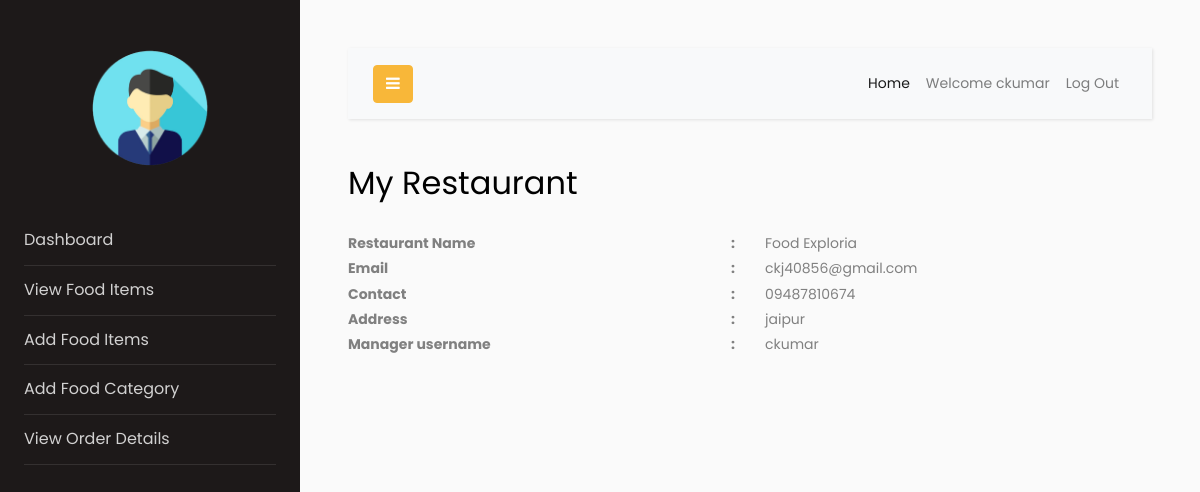
/manager/myrestaurant.php (signed in), run on the app's committed database.
### tables this page shows
CREATE TABLE `manager` (
  `username` varchar(30) NOT NULL,
  `fullname` varchar(30) NOT NULL,
  `email` varchar(30) NOT NULL,
  `contact` varchar(30) NOT NULL,
  `password` varchar(100) NOT NULL
);

CREATE TABLE `restaurants` (
  `R_ID` int(30) NOT NULL,
  `name` varchar(100) NOT NULL,
  `email` varchar(30) NOT NULL,
  `contact` varchar(30) NOT NULL,
  `address` varchar(250) NOT NULL,
  `res_img` varchar(300) NOT NULL,
  `M_ID` varchar(30) NOT NULL
);

### manager/session_m.php (called while the page is built, shortened)
<?php
$conn = Connect();
$user_check=$_SESSION['login_user1'];
$query = "SELECT username FROM manager WHERE username = '$user_check'";
$ses_sql = mysqli_query($conn, $query);
$row = mysqli_fetch_assoc($ses_sql);
$login_session =$row['username'];
?>

### manager/myrestaurant.php (the view, shortened to what this page needs)
<?php
   include('session_m.php');
   ?>
<!DOCTYPE html>
<html>
  <head>
		<link rel="stylesheet" href="https://stackpath.bootstrapcdn.com/font-awesome/4.7.0/css/font-awesome.min.css">
		<link rel="stylesheet" href="css/style.css">
  </head>
  <body>
		<div class="wrapper d-flex align-items-stretch">
    <?php
     include 'navbar1.php';
     ?>
        <h2 class="mb-4">My Restaurant</h2>
                  <?php
                     $user_check=$_SESSION['login_user1'];
                     $sql = "SELECT * FROM restaurants r WHERE r.M_ID='$user_check'";
                     $result = mysqli_query($conn, $sql);
                     if (mysqli_num_rows($result) > 0) {
                     while ($row1 = mysqli_fetch_array($result))
                     {
                       ?>
                       <div class="row">
                          <div class="col-lg-6">
                            <b>Restaurant Name <span class="float-right">:</span></b>
                          </div>
                           <div class="col-lg-6">
                            <?php echo $row1["name"]; ?>
                          </div>
                       </div>
                       <div class="row">
                          <div class="col-lg-6">
                            <b>Email <span class="float-right">:</span></b>
                          </div>
                           <div class="col-lg-6">
                            <?php echo $row1["email"]; ?>
                          </div>
                       </div>
                       <div class="row">
                          <div class="col-lg-6">
                            <b>Contact <span class="float-right">:</span></b>
                          </div>
                           <div class="col-lg-6">
                            <?php echo $row1["contact"]; ?>
                          </div>
                       </div>
                       <div class="row">
                          <div class="col-lg-6">
                            <b>Address <span class="float-right">:</span></b>
                          </div>
                           <div class="col-lg-6">
                            <?php echo $row1["address"]; ?>
                          </div>
                       </div>
                       <div class="row">
                          <div class="col-lg-6">
                            <b>Manager username <span class="float-right">:</span></b>
                          </div>
                           <div class="col-lg-6">
                            <?php echo $row1["M_ID"]; ?>
                          </div>
                       </div>
                  <br>
                  <?php } } else {
                    echo "<div style='color: red; font-size: 18px'>Please add restaurant now. <a href='add_restaurant.php' style='color: #499D44'>click here</a></div>";
                  }
                  ?>
      </div>
		</div>
  </body>
</html>

### manager/navbar1.php (shortened to what this page needs)
<nav id="sidebar">
            <div class="p-4 pt-5">
               <a href="#" class="img logo rounded-circle mb-5" style="background-image: url(images/logo.png);"></a>
               <ul class="list-unstyled components mb-5">
                  <li>
                     <a href="myrestaurant.php">Dashboard</a>
                  </li>
                  <li>
                     <a href="view_food_items.php">View Food Items</a>
                  </li>
                        <li>
                           <a href="add_food_items.php">Add Food Items</a>
                        </li>
                  <li >
                     <a href="add_food_category.php">Add Food Category</a>
                  </li>
                  <li>
                     <a href="view_order_details.php">View Order Details</a>
                  </li>
               </ul>
            </div>
         </nav>
         <div id="content" class="p-4 p-md-5">
            <nav class="navbar navbar-expand-lg navbar-light bg-light">
               <div class="container-fluid">
                  <button type="button" id="sidebarCollapse" class="btn btn-primary">
                  <i class="fa fa-bars"></i>
                  </button>
                  <div class="collapse navbar-collapse" id="navbarSupportedContent">
                     <ul class="nav navbar-nav ml-auto">
                        <li class="nav-item active">
                           <a class="nav-link" href="myrestaurant.php">Home</a>
                        </li>
                        <li class="nav-item">
                           <a class="nav-link" href="#">Welcome <?php echo $login_session; ?> </a>
                        </li>
                        <li class="nav-item">
                           <a class="nav-link" href="logout_m.php">Log Out </a>
                        </li>
                     </ul>
                  </div>
               </div>
            </nav>

### data on the page
manager: username "ckumar"
restaurants: name "Food Exploria", email "ckj40856@gmail.com", contact "09487810674", address "jaipur", M_ID "ckumar"
